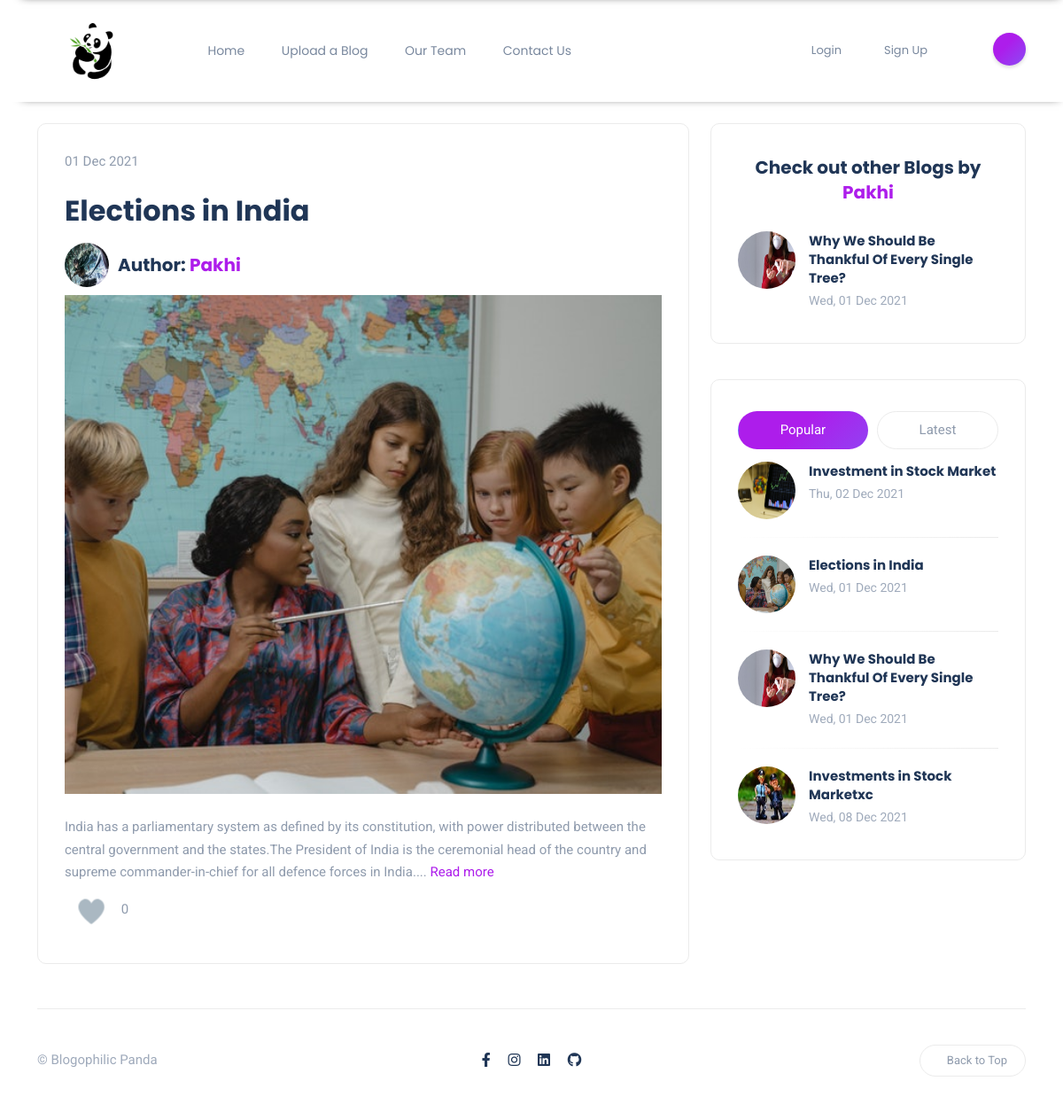
/blogs/elections-in-india, run on an earlier commit of the app's database.
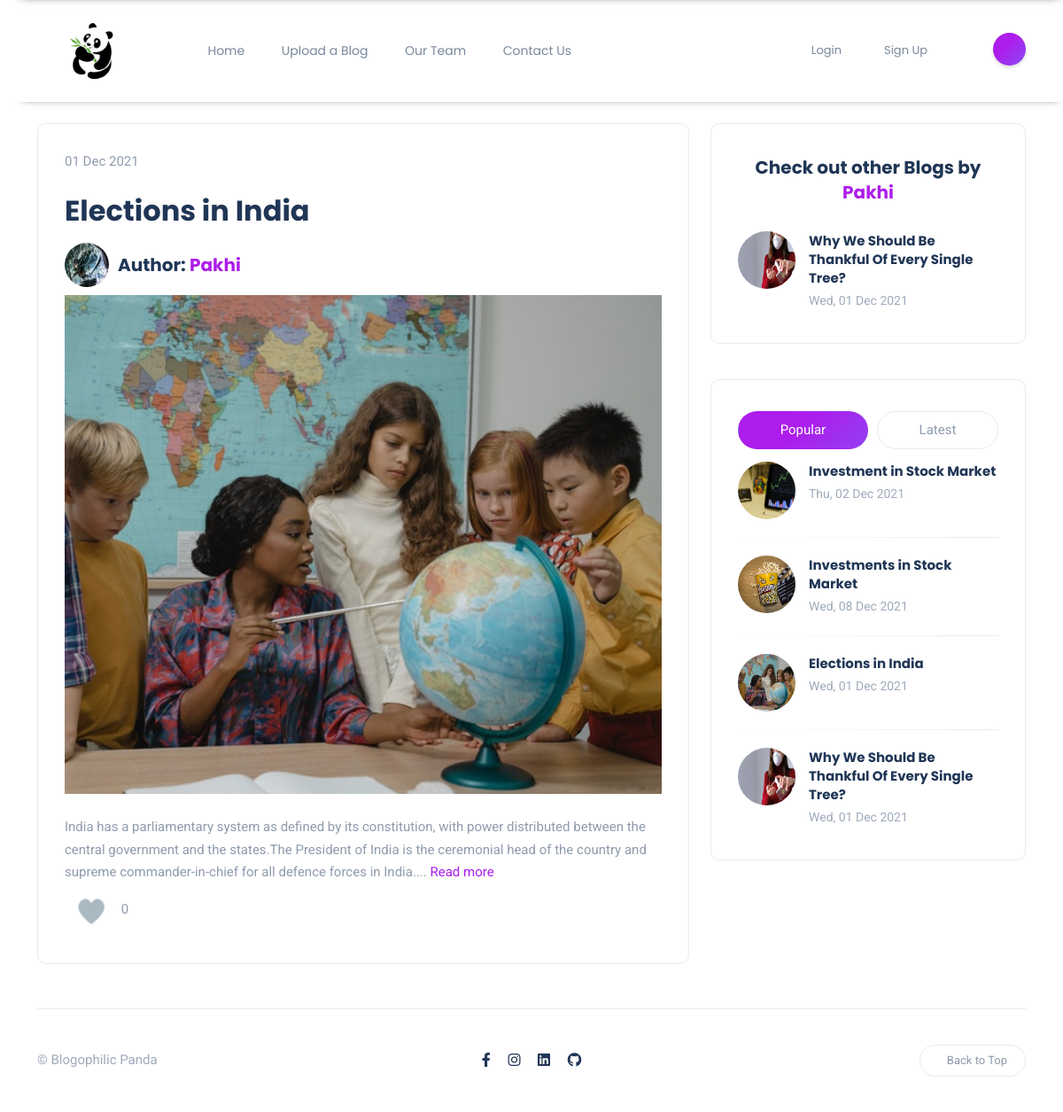
And on a later commit of the database.
### content/models.py (models this page shows, shortened)
class BlogPost(models.Model):
    author = models.ForeignKey(User, on_delete=models.CASCADE, related_name= 'post_author')
    blog_title = models.CharField(max_length= 264)
    slug = models.SlugField(max_length=264, unique=True, default='',editable=False)
    blog_content = models.TextField()
    blog_image = models.ImageField(upload_to= 'blog_image')
    publish_date = models.DateTimeField(auto_now_add=True)
    category = models.ForeignKey(Category, on_delete = models.CASCADE, related_name ='blog_cat')
    likes = models.ManyToManyField(User, related_name='blog_posts')
    class Meta:
        ordering = ['-publish_date']
    def total_likes(self):
        return self.likes.count()

### accounts/models.py (models this page shows, shortened)
class Profile(models.Model):
    user = models.OneToOneField(User, on_delete=models.CASCADE)
    image = models.ImageField(upload_to = 'profile_pics', null=True)
    slug = models.SlugField(max_length=264, unique=True, editable=False, default='')

### content/views.py (the view)
# urls.py: path('blogs/<slug:the_slug>', views.blog_details, name='blog_details'),
def blog_details(request, the_slug):
    blog_single = BlogPost.objects.get(slug=the_slug)
    total_likes = blog_single.total_likes()
    liked = False
    if blog_single.likes.filter(id = request.user.id):
        liked = True
    blogs = list(BlogPost.objects.all())
    author_blogs = list(BlogPost.objects.filter(author = blog_single.author).exclude(slug=the_slug))[:4]
    blogs_latest = BlogPost.objects.all().order_by('-publish_date')[:4]
    blogs_popular = (sorted(blogs, key = lambda x: x.total_likes())[::-1])[:4]
    context = {
        "blog_single": blog_single,
        "blog_likes": total_likes,
        "blog_liked": liked,
        "author_blogs": author_blogs,
        "blogs_popular": blogs_popular,
        "blogs_latest": blogs_latest,
    }
    return render(request, 'blogs/blog_details.html', context)

### templates/blogs/blog_details.html (shortened to what the changed rows need)
{% extends "base.html" %}
{% load get_post_Cat %}
{% load static %}
{% block content %}
<link rel="stylesheet" href="{% static 'css/blogs/home.css' %}">
<link rel="stylesheet" href="{% static 'css/blogs/blog_details.css' %}">
<section id="hero">
    <div class="container-xl">
        <div class="row gy-4">
            <div class="col-lg-8">
                <div class="post-tabs rounded bordered">
                    <div class="article-container">
                        {{ blog_single.publish_date|date:"d M Y" }}
                        <div class="heading">
                            <h2>{{ blog_single.blog_title }}</h2>
                        </div>
                        <div class="author">
                            <img src="{{ blog_single.author.profile.image.url }}" class="authorpic" alt="">
                            <h5>Author: <a href="{% url 'profile' profile_slug=blog_single.author.profile.slug %}">{{ blog_single.author }}</a></h5>
                        </div>
                        <div class="article-image">
                            <img src="/media/{{ blog_single.blog_image }}">
                        </div>
                        <br>
                        <div class="article-text">
                            {% if user.is_authenticated %}
                            {{ blog_single.blog_content|linebreaks }}
                            {% else %}
                            {{ blog_single.blog_content|slice:":300" }}...
                            <a href="{% url 'login' %}">Read more</a>
                            {% endif %}
                        </div>
                        <form action="{% url 'like_blog' the_slug=blog_single.slug %}" method="POST">
                            <label for="blog_title">
                            </label>
                            {{ blog_likes }}
                        </form>
                    </div>
                </div>
            </div>
            <div class="col-lg-4">
                <div class="sidebar">
                    {% if author_blogs|length > 0 %}
                    <div class="widget rounded">
                        <div class="widget-header text-center">
                            <h3 class="widget-title">Check out other Blogs by <a href="{% url 'profile' profile_slug=blog_single.author.profile.slug %}">{{ blog_single.author }}</a></h3>
                        </div>
                        <div class="widget-content">
                            {% for blog in author_blogs %}
                            <div class="post post-list-sm circle">
                                <div class="thumb circle">
                                    <a href="{% url 'blog_details' the_slug=blog.slug %}">
                                        <div class="inner">
                                            <img src="/media/{{ blog.blog_image }}" alt="" style="height: 100%; width: 100%;">
                                        </div>
                                    </a>
                                </div>
                                <div class="details clearfix">
                                    <h6 class="post-title my-0">
                                        <a href="{% url 'blog_details' the_slug=blog.slug %}">{{ blog.blog_title }}</a>
                                    </h6>
                                    <ul class="meta list-inline mt-1 mb-0">
                                        <li class="list-inline-item">{{ blog.publish_date|date:"D, d M Y" }}</li>
                                    </ul>
                                </div>
                            </div>
                            {% endfor %}
                        </div>
                    </div>
                    {% endif %}
                    <div class="widget rounded">
                        <div class="tab-content" id="postsTabContent">
                            <div class="tab-pane fade show active" id="popular" aria-labelledby="popular-tab"
                                role="tabpanel">
                                {% for blog in blogs_popular %}
                                <div class="post post-list-sm circle">
                                    <div class="thumb circle">
                                        <a href="{% url 'blog_details' the_slug=blog.slug %}">
                                            <div class="inner">
                                                <img src="/media/{{ blog.blog_image }}" alt="" style="height: 100%; width: 100%;">
                                            </div>
                                        </a>
                                    </div>
                                    <div class="details clearfix">
                                        <h6 class="post-title my-0">
                                            <a href="{% url 'blog_details' the_slug=blog.slug %}">{{ blog.blog_title }}</a>
                                        </h6>
                                        <ul class="meta list-inline mt-1 mb-0">
                                            <li class="list-inline-item">{{ blog.publish_date|date:"D, d M Y" }}</li>
                                        </ul>
                                    </div>
                                </div>
                                {% endfor %}
                            </div>
                        </div>
                    </div>
                </div>
            </div>
        </div>
    </div>
</section>
{% endblock content %}

What changed in the data, as far as the page shows it:
removed BlogPost: blog_image (picture), blog_title "Investments in Stock Marketxc", publish_date "Wed, 08 Dec 2021"
added BlogPost: blog_image (picture), blog_title "Investments in Stock Market", publish_date "Wed, 08 Dec 2021"
